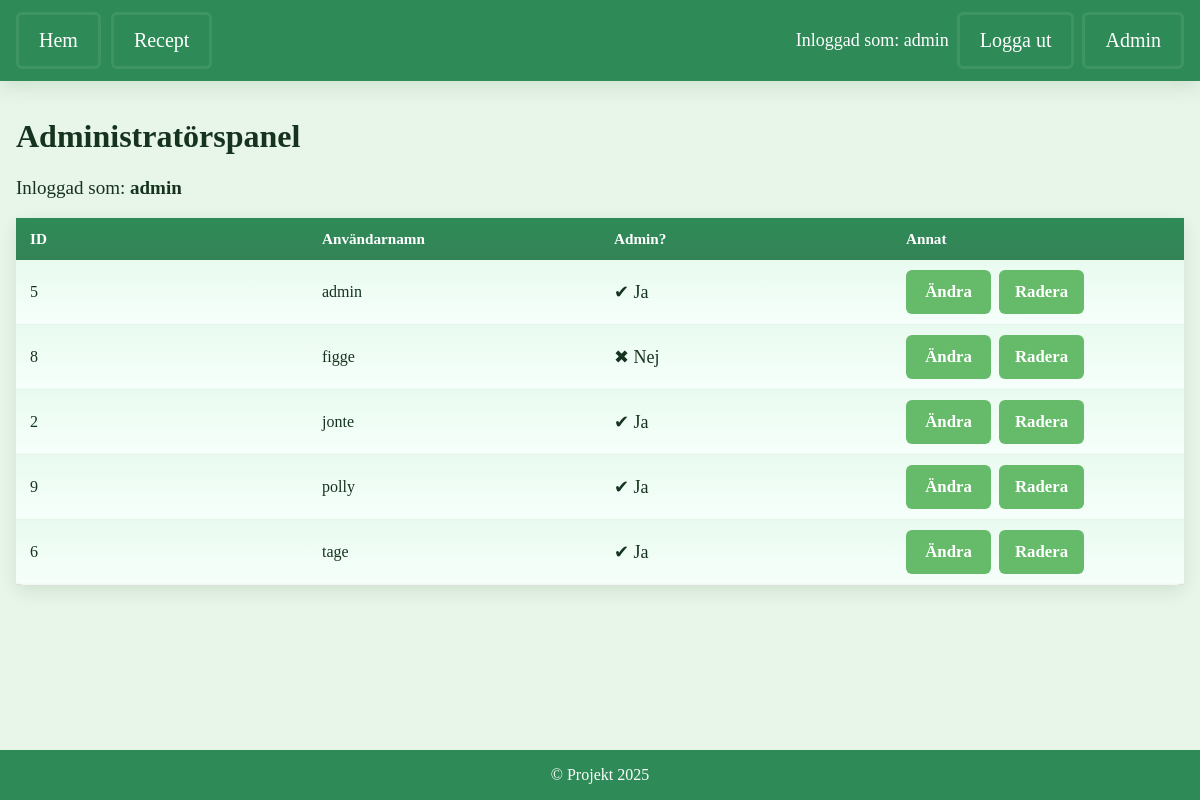
/admin (signed in), run on an earlier commit of the app's database.
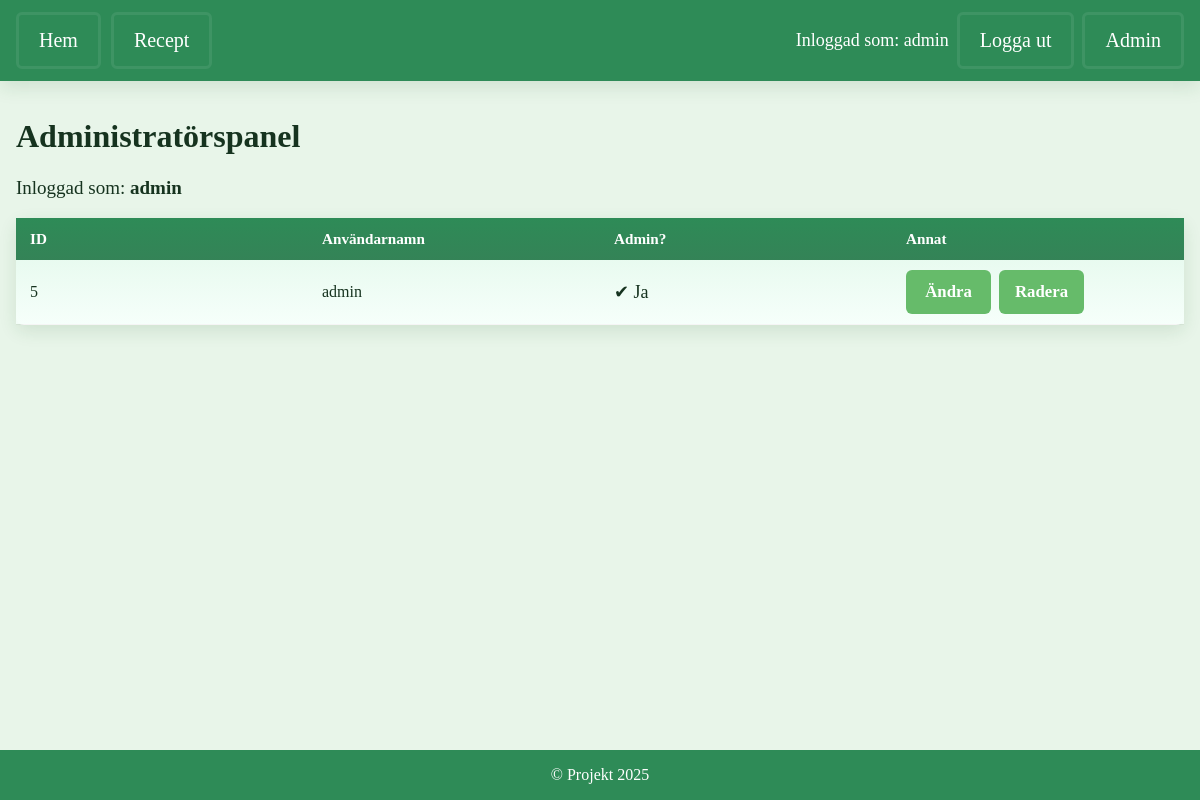
And on a later commit of the database.
### tables this page shows
CREATE TABLE users (
                       id INTEGER PRIMARY KEY AUTOINCREMENT,
                       username TEXT NOT NULL UNIQUE,
                       password TEXT NOT NULL,
                       admin INTEGER NOT NULL DEFAULT 0
                   );

### app.py (the view)
@app.route('/admin')
def admin_index():
    if not session.get('username'):
        return redirect(url_for('login'))
    if not session.get('is_admin'):
        return redirect(url_for('recipe'))
    with sqlite3.connect('app.db') as conn:
        conn.row_factory = sqlite3.Row
        cursor = conn.cursor()
        cursor.execute("SELECT id, username, admin FROM users ORDER BY username")
        users = cursor.fetchall()
    return render_template('admin.html', users=users)

### templates/admin.html (shortened to what this page needs)
{% extends "base.html" %}
{% block content %}
<h1>Administratörspanel</h1>
<p>Inloggad som: <strong>{{ session.username }}</strong></p>
<table class="admin-table" aria-label="Administratörstabell med användare">
    <thead>
        <tr>
            <th scope="col">ID</th>
            <th scope="col">Användarnamn</th>
            <th scope="col">Admin?</th>
            <th scope="col">Annat</th>
        </tr>
    </thead>
    <tbody>
        {% for user in users %}
        <tr aria-label="Användare {{ user.username }}">
            <td>{{ user.id }}</td>
            <td>{{ user.username }}</td>
            <td>
                {% if user.admin %}
                    <span aria-label="Är administratör">✔ Ja</span>
                {% else %}
                    <span aria-label="Är inte administratör">✖ Nej</span>
                {% endif %}
            <td>
                <div class="admin-actions">
                    <a class="btn" href="{{ url_for('admin_edit_user', user_id=user['id']) }}" aria-label="Ändra användare {{ user.username }}">Ändra</a>
                    <form method="POST" action="{{ url_for('admin_delete_user', user_id=user['id']) }}" style="margin: 0;" aria-label="Formulär för att radera användare">
                        <button class="btn" type="submit" aria-label="Radera användare {{ user.username }}">Radera</button>
                    </form>
                </div>
             </td>
         </tr>
        {% endfor %}
    </tbody>
</table>
{% endblock %}

### templates/base.html (shortened to what this page needs)
<!DOCTYPE html>
<html lang="en">
<head>
    <link rel="stylesheet" href="{{ url_for('static', filename='style.css') }}">
</head>
<body>
    <div class="app">
        {% if not hide_nav %}
        <nav class="main-nav">
            <div class="nav-inner">
                <div class="nav-list">
                <a class="nav-link" href="{{ url_for('index') }}" aria-label="Gå till startsidan">Hem</a>
                <a class="nav-link" href="{{ url_for('recipe_collection') }}" aria-label="Visa receptsamling">Recept</a>
                </div>
                <div class="left">
                    {% if session.get('username') %}
                        <span aria-label="Inloggad användare">Inloggad som: {{ session.get('username') }}</span>
                        <a class="nav-link" href="{{ url_for('logout') }}" aria-label="Logga ut från systemet">Logga ut</a>
                    {% else %}
                        <a class="nav-link" href="{{ url_for('login') }}" aria-label="Logga in på systemet">Logga in</a>
                        <a class="nav-link" href="{{ url_for('register') }}" aria-label="Registrera nytt konto">Registrera</a>
                    {% endif %}
                    {% if session.get('is_admin') %}
                        <a class="nav-link" href="{{ url_for('admin_index') }}" aria-label="Öppna administratörspanel">Admin</a>
                    {% endif %}
                </div>
            </div>
        </nav>
        {% endif %}
        <main class="site-main container content-left">
            {% block content %}{% endblock %}
        </main>
        {% if not hide_nav %}
        <footer>
            &copy; Projekt 2025
        </footer>
        {% endif %}
    </div>
</body>
</html>

### static/style.css (style rules this page uses)
:root { --primary-color: #2E8B57; --secondary-color: #E8F5E9; --third-color: #66BB6A; --forth-color: #1B5E20; --font-family: 'Arial, sans-serif'; --bg: var(--secondary-color); --text-color: #16331f; --muted: #466c53; --accent: #ffd54f; --danger: #d32f2f; --shadow: 0 6px 18px rgba(27,94,32,0.12); --radius: 8px; --gap: 12px; --nav-bg: var(--primary-color); --btn-bg: var(--third-color); --btn-hover: #4ea05a; --btn-contrast: #ffffff; }
html, body { height: 100%; margin: 0; background: var(--bg); color: var(--text-color); font-family: var(--font-family); }
p { font-size: 19px; }
a { color: inherit; text-decoration: none; }
.container { max-width: 980px; margin: 0 auto; padding: 0 16px; box-sizing: border-box; }
.app { min-height: 100vh; display: flex; flex-direction: column; }
.site-main { flex: 1 0 auto; display: block; min-height: 0; }
.main-nav { width: 100%; background: var(--nav-bg); color: white; padding: 12px 0; box-shadow: var(--shadow); border-radius: 0; }
.nav-inner { max-width: 980px; margin: 0 auto; padding: 0 16px; display: flex; align-items: center; justify-content: space-between; gap: 12px; }
.nav-list { display:flex; gap:10px; align-items:center; flex-wrap:wrap; }
.left, .nav-actions { display:flex; gap:8px; align-items:center; }
.nav-list { display: flex; gap: 10px; align-items: center; flex-wrap: nowrap; }
.nav-list, .nav-actions { white-space: nowrap; overflow-x: auto; }
.nav-link { padding: 12px 18px; background: transparent; color: white; border-radius: 6px; border: 3px solid rgba(255,255,255,0.08); font-size: 18px; transition: transform 0.12s cubic-bezier(.2,.9,.2,1), background 0.12s, box-shadow 0.12s; }
span { font-size: 18px; }
.btn { cursor: pointer; display: inline-flex; gap: 8px; align-items: center; justify-content: center; padding: 12px 20px; border-radius: 6px; border: none; color: var(--btn-contrast); background: var(--btn-bg); font-weight: 600; font-family: var(--font-family); font-size: 1.05rem; }
button.btn { border: none; padding: 12px 20px; font-size: 1.05rem; font-family: var(--font-family); }
.btn { transition: transform 0.12s cubic-bezier(.2,.9,.2,1), background 0.12s, box-shadow 0.12s; }
::placeholder { font-size: 18px; }
form { margin: 0; }
footer { background: var(--nav-bg); padding: 16px 0; text-align: center; color: white; margin-top: auto; width: 100%; flex-shrink: 0; }
.admin-table { width: 100%; max-width: 100%; border-collapse: collapse; background: white; border-radius: 8px; overflow-x: auto; box-shadow: var(--shadow); table-layout: fixed; box-sizing: border-box; }
.admin-table thead th { background: linear-gradient(180deg, var(--nav-bg), color-mix(in srgb, var(--nav-bg) 85%, black 10%)); color: white; padding: 12px 14px; text-align: left; font-weight: 700; font-size: 0.95rem; }
.admin-table tbody tr { border-bottom: 1px solid rgba(0,0,0,0.04); }
.admin-table td { padding: 10px 14px; vertical-align: middle; color: var(--text-color); }
.admin-table tbody td { background: linear-gradient(180deg, rgba(230,250,238,0.9), rgba(245,255,250,0.9)); }
.admin-actions { display: flex; gap: 8px; align-items: center; }
.admin-actions a.btn, .admin-actions button.btn { display: inline-flex; gap: 8px; align-items: center; justify-content: center; min-width: 85px; width: 85px; box-sizing: border-box; }
.admin-table td .admin-actions { gap: 8px; display: flex; align-items: center; }
.site-main { flex: none; display: block; }
.site-main.container.content-left { margin: 0; padding: 16px; max-width: 100%; width: 100%; box-sizing: border-box; }
@media (min-width: 1200px) { .container { max-width: 1200px; padding: 0 24px; } }
@media (min-width: 1200px) { .nav-inner { max-width: 1200px; } }
@media (min-width: 1200px) { .nav-link { font-size: 20px; padding: 14px 20px; } }

What changed in the data, as far as the page shows it:
removed users: id "8", username "figge", admin "✖ Nej"
removed users: id "2", username "jonte", admin "✔ Ja"
removed users: id "9", username "polly", admin "✔ Ja"
removed users: id "6", username "tage", admin "✔ Ja"
